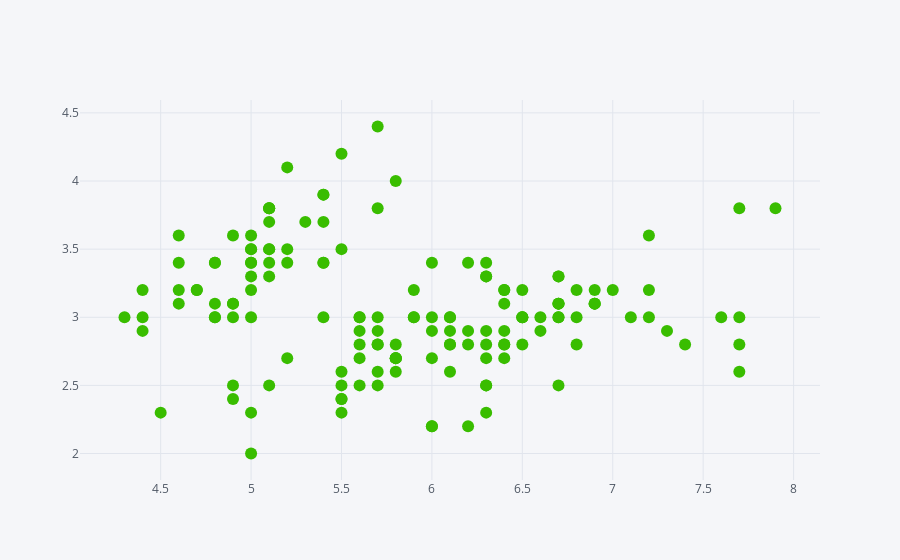

The code cell stored with this chart in its notebook:
### Code cell
# scatter plot in cufflinks
df.iplot(x='sepal_length',y='sepal_width',kind='scatter',mode='markers',colors='#39BD00')

### Figure 1 — Plotly figure (JSON) as saved in the notebook; plotly's stock layout.template omitted (floating-point values rounded to 4 significant figures; data arrays with more than 128 entries replaced by an {"elided": "..."} marker saying what was removed)
{"data": [{"line": {"color": "rgba(57, 189, 0, 1.0)", "dash": "solid", "shape": "linear", "width": 1.3}, "marker": {"size": 12, "symbol": "circle"}, "mode": "markers", "name": "sepal_width", "text": "", "type": "scatter", "x": {"elided": "150 float values"}, "y": {"elided": "150 float values"}}], "layout": {"legend": {"bgcolor": "#F5F6F9", "font": {"color": "#4D5663"}}, "paper_bgcolor": "#F5F6F9", "plot_bgcolor": "#F5F6F9", "title": {"font": {"color": "#4D5663"}}, "xaxis": {"gridcolor": "#E1E5ED", "showgrid": true, "tickfont": {"color": "#4D5663"}, "title": {"font": {"color": "#4D5663"}, "text": ""}, "zerolinecolor": "#E1E5ED"}, "yaxis": {"gridcolor": "#E1E5ED", "showgrid": true, "tickfont": {"color": "#4D5663"}, "title": {"font": {"color": "#4D5663"}, "text": ""}, "zerolinecolor": "#E1E5ED"}}}
